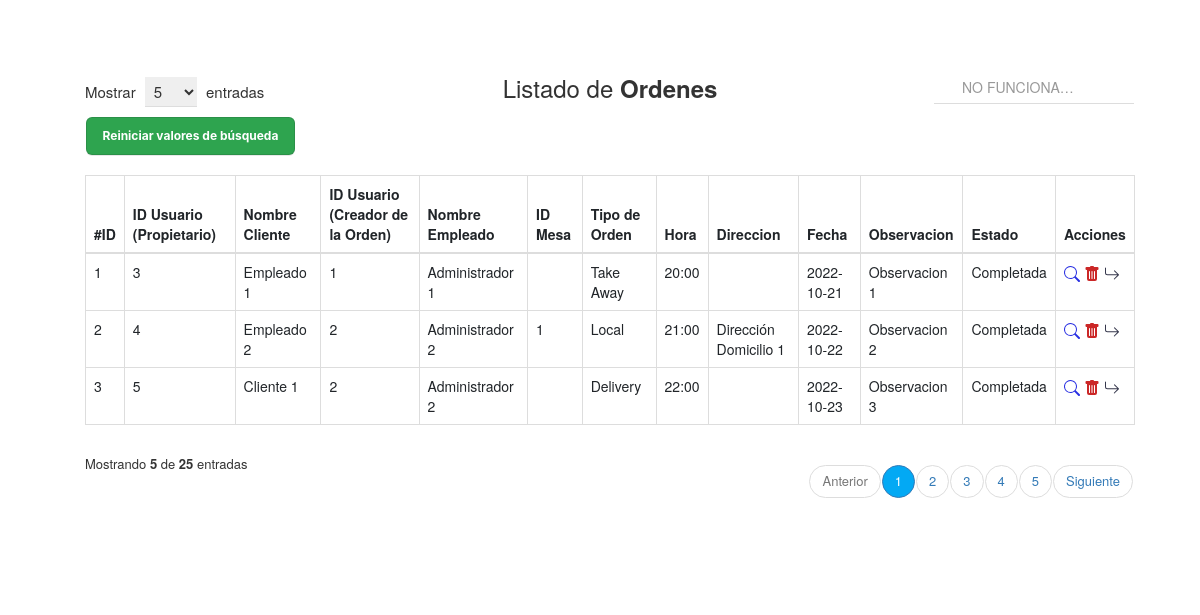
/controlador/Ordenes_controlador.php, run on the app's committed database.
### tables this page shows
CREATE TABLE `orden` (
  `id_orden` int(10) PRIMARY KEY NOT NULL AUTO_INCREMENT COMMENT 'ID de la orden',  
  `cliente_orden` int(10) NULL COMMENT 'Cliente al que le corresponde la orden',
  `empleado_orden` int(10) NULL COMMENT 'Empleado que realizó la orden',
  `mesa_orden` int(10) NULL COMMENT 'Mesa asignada a la orden',
  `tipo_orden` enum('Local','Take Away','Delivery') NULL COMMENT 'Tipo de orden',
  `hora` varchar(5) NOT NULL COMMENT 'Hora de la orden',
  `direccion` varchar(80) NULL COMMENT 'Dirección de la orden',
  `fecha` date NOT NULL COMMENT 'Fecha de la orden realizada',
  `observacion` varchar(90) NULL COMMENT 'Comentarios para el pedido',
  `estado_orden` enum('Generandose...','Pendiente','En Proceso','Completada') NOT NULL COMMENT 'Estado de la orden',
  CONSTRAINT cliente_orden FOREIGN KEY (cliente_orden) REFERENCES usuario(id_usuario),
  CONSTRAINT empleado_orden FOREIGN KEY (empleado_orden) REFERENCES usuario(id_usuario),
  CONSTRAINT mesa_orden FOREIGN KEY (mesa_orden) REFERENCES mesa(id_mesa)
);

### modelo/conexion.php (called while the page is built)
<?php
class Conectar{
    public static function conexion (){
        try{
            $host ="localhost";
            $user ="root";
            $pass="";
            $bd="proyecto_grupo2";
            $con = mysqli_connect($host,$user,$pass);
            mysqli_select_db($con,$bd);
            return $con;
        }catch(Exception $e){
    die('Error'.$e->getMessage());
    echo "La linea de error " . $e->getLine();
        }
    }
    }
?>

### modelo/Orden.php (called while the page is built, shortened)
<?php
class Orden
{
    private $con;
    private $orden;
    public function __construct()
    {
        require_once("conexion.php");
        $this->con = conectar::conexion();
    }
    public function listar_ordenes()
    {
        $sql = "SELECT *
        FROM orden ORDER BY id_orden";
        $query = mysqli_query($this->con, $sql);
        while ($filas = mysqli_fetch_array($query)) {
            $this->orden[] = $filas;
        }
        return $this->orden;
    }
}
?>

### vista/Orden_VISTA.php (the view, shortened to what this page needs)
<!DOCTYPE html>
<html lang="es">
<head>
    <link rel="stylesheet" href="assets/styles2.css">
    <link href="https://cdn.jsdelivr.net/npm/bootstrap@5.2.0/dist/css/bootstrap.min.css" rel="stylesheet">
    <link href="https://maxcdn.bootstrapcdn.com/bootstrap/3.3.7/css/bootstrap.min.css" rel="stylesheet">
</head>
<body>
    <div class="container">
        <div class="table-responsive">
            <div class="table-wrapper">
                <div class="table-title">
                    <div class="row">
                        <div class="col-xs-4">
                            <div class="show-entries">
                                <span>Mostrar</span>
                                <select>
                                    <option>5</option>
                                </select>
                                <span>entradas</span>
                            </div>
                        </div>
                        <div class="col-xs-4">
                            <h2 class="text-center">Listado de <b>Ordenes</b></h2>
                        </div>
                        <?php require_once("vista/BUSCAR_Orden_VISTA.php"); ?>
                        <table class="table table-bordered">
                            <thead>
                                <tr>
                                    <th>#ID</th>
                                    <th>ID Usuario (Propietario)</th>
                                    <th>Nombre Cliente</th>
                                    <th>ID Usuario (Creador de la Orden)</th>
                                    <th>Nombre Empleado</th>
                                    <th>ID Mesa</th>
                                    <th>Tipo de Orden</th>
                                    <th>Hora</th>
                                    <th>Direccion</th>
                                    <th>Fecha</th>
                                    <th>Observacion</th>
                                    <th>Estado</th>
                                    <th>Acciones</th>
                                </tr>
                            </thead>
                            <tbody>
                                <?php foreach ($matrizOrden as $orden) : ?>
                                    <tr>
                                        <td scope="row"><?php echo $orden['id_orden'] ?></td>
                                        <td><?php echo $orden['cliente_orden'] ?></td>
                                        <td><?php echo $_SESSION['cliente_orden'] ?></td>
                                        <td><?php echo $orden['empleado_orden'] ?></td>
                                        <td><?php echo $_SESSION['empleado_orden'] ?></td>
                                        <td><?php echo $orden['mesa_orden'] ?></td>
                                        <td><?php echo $orden['tipo_orden'] ?></td>
                                        <td><?php echo $orden['hora'] ?></td>
                                        <td><?php echo $orden['direccion'] ?></td>
                                        <td><?php echo $orden['fecha'] ?></td>
                                        <td><?php echo $orden['observacion'] ?></td>
                                        <td><?php echo $orden['estado_orden'] ?></td>
                                        <td>
                                            <a href="PAGINA_VerOrden.php?id=<?php echo $orden['id_orden'] ?>" title="Ver Orden"><img src="assets/iconos/icono-lupa.svg"></a>
                                            <a href="controlador/eliminar_Orden_controlador.php?id=<?php echo $orden['id_orden'] ?>" title="Eliminar" onclick="javascript:return asegurar();"><img src="assets/iconos/icono-papelera.svg"></a>
                                            <a href="controlador/AvanzarEstadoOrden_controlador.php?id=<?php echo $orden['id_orden'] ?>" title="Avanzar Estado"><img src="assets/iconos/icono-flecha.svg"></a>
                                        </td>
                                    </tr>
                                <?php endforeach; ?>
                            </tbody>
                        </table>
                        <div class="clearfix">
                            <div class="hint-text">Mostrando <b>5</b> de <b>25</b> entradas</div>
                            <ul class="pagination">
                                <li class="page-item disabled"><a href="#">Anterior</a></li>
                                <li class="page-item active"><a href="#" class="page-link">1</a></li>
                                <li class="page-item"><a href="#" class="page-link">2</a></li>
                                <li class="page-item"><a href="#" class="page-link">3</a></li>
                                <li class="page-item"><a href="#" class="page-link">4</a></li>
                                <li class="page-item"><a href="#" class="page-link">5</a></li>
                                <li class="page-item"><a href="#" class="page-link">Siguiente</a></li>
                            </ul>
                        </div>
</body>
</html>

### assets/styles2.css (style rules this page uses)
body { font-family: 'Roboto', sans-serif; background-repeat: no-repeat; background-size: cover; }
.table-responsive { margin: 50px 0; margin-left: 20px; }
.table-wrapper { min-width: 35em; background: #fff; padding: 20px; box-shadow: 0 1px 1px rgba(0, 0, 0, .05); }
.table-title { font-size: 15px; padding-bottom: 10px; margin: 0 0 10px; min-height: 45px; }
.table-title h2 { margin: 5px 0 0; font-size: 24px; }
.table-title select { border-color: #ddd; border-width: 0 0 1px 0; padding: 3px 10px 3px 5px; margin: 0 5px; }
.table-title .show-entries { margin-top: 7px; }
table.table tr th, table.table tr td { border-color: #e9e9e9; }
table.table td:last-child { width: fit-content; }
table.table td a { color: #a0a5b1; }
.pagination { float: right; margin: 0 0 5px; }
.pagination li a { border: none; font-size: 13px; min-width: 30px; min-height: 30px; padding: 0 10px; color: #999; margin: 0 2px; line-height: 30px; border-radius: 30px !important; text-align: center; }
.pagination li.active a { background: #03A9F4; }
.hint-text { float: left; margin-top: 10px; font-size: 13px; }

### data on the page
orden: id_orden "1", cliente_orden "3", cliente_orden "Empleado 1", empleado_orden "1", empleado_orden "Administrador 1", tipo_orden "Take Away", hora "20:00", fecha "2022-10-21", observacion "Observacion 1", estado_orden "Completada"
orden: id_orden "2", cliente_orden "4", cliente_orden "Empleado 2", empleado_orden "2", empleado_orden "Administrador 2", mesa_orden "1", tipo_orden "Local", hora "21:00", direccion "Dirección Domicilio 1", fecha "2022-10-22", observacion "Observacion 2", estado_orden "Completada"
orden: id_orden "3", cliente_orden "5", cliente_orden "Cliente 1", empleado_orden "2", empleado_orden "Administrador 2", tipo_orden "Delivery", hora "22:00", fecha "2022-10-23", observacion "Observacion 3", estado_orden "Completada"
